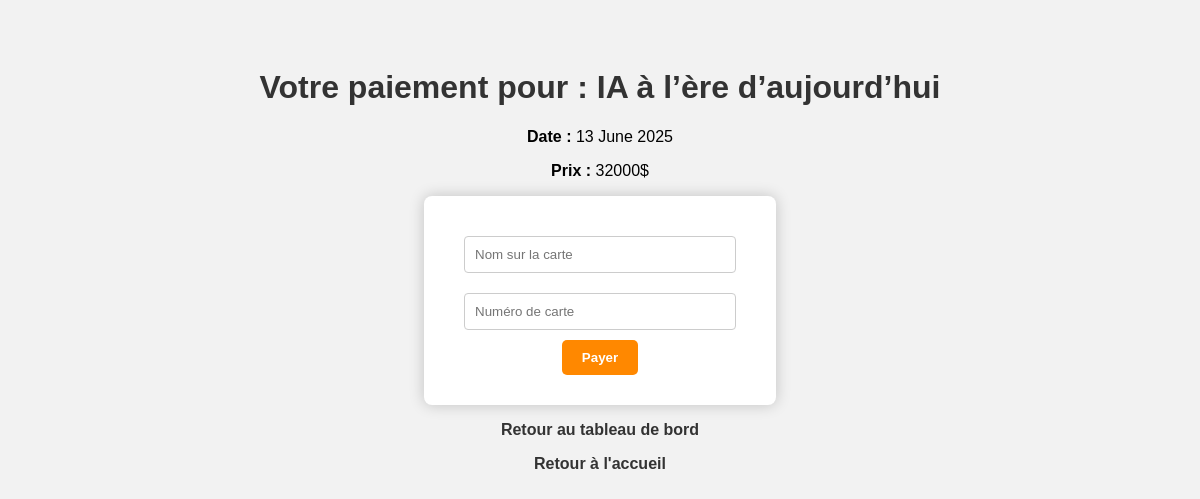
Page /paiement/2 on the committed database.
### app/models/events.py (models this page shows)
class Event(db.Model):
    id = db.Column(db.Integer, primary_key=True)
    nom = db.Column(db.String(100), nullable=False)
    date = db.Column(db.DateTime, nullable=False)
    cost = db.Column(db.Integer, nullable=False)  # Ajoute le coût dans le modèle

### app/routes/main_routes.py (the view, shortened to what this page needs)
@main.route('/paiement/<int:event_id>', methods=['GET', 'POST'])
def paiement(event_id):
    from app.models.events import Event
    from app.models.reservation import Reservation
    from app.models.user import User
    event = Event.query.get(event_id)
    if not event:
        flash("Événement introuvable.")
        return redirect(url_for('main.home'))
    return render_template('paiement.html', event=event)

### app/templates/paiement.html (shortened to what this page needs)
<!DOCTYPE html>
<html lang="fr">
<head>
</head>
<body>
    <h1>Votre paiement pour : {{ event.nom }}</h1>
    <p><strong>Date :</strong> {{ event.date.strftime('%d %B %Y') }}</p>
    <p><strong>Prix :</strong> {{ event.cost }}$</p>
    <form method="post">
        <input type="text" name="nom_carte" placeholder="Nom sur la carte" required><br>
        <input type="text" name="numero_carte" placeholder="Numéro de carte" required><br>
        <button type="submit">Payer</button>
    </form>
    <p><a href="{{ url_for('main.dashboard') }}">Retour au tableau de bord</a></p>
    <a href="{{ url_for('main.home') }}">Retour à l'accueil</a>
</body>
</html>

### app/templates/paiement.html (style rules this page uses)
body { font-family: Arial, sans-serif; text-align: center; padding: 40px; background-color: #f2f2f2; }
form { background: white; padding: 30px; display: inline-block; border-radius: 8px; box-shadow: 0 0 15px rgba(0,0,0,0.2); }
input { padding: 10px; margin: 10px; width: 250px; border-radius: 4px; border: 1px solid #ccc; }
button { padding: 10px 20px; background-color: #ff8800; border: none; color: white; font-weight: bold; border-radius: 5px; cursor: pointer; }
h1 { color: #333; }
a { text-decoration: none; color: #333; font-weight: bold; }

### rows in the picture
Event: nom "IA à l’ère d’aujourd’hui", date "13 June 2025", cost "32000"
